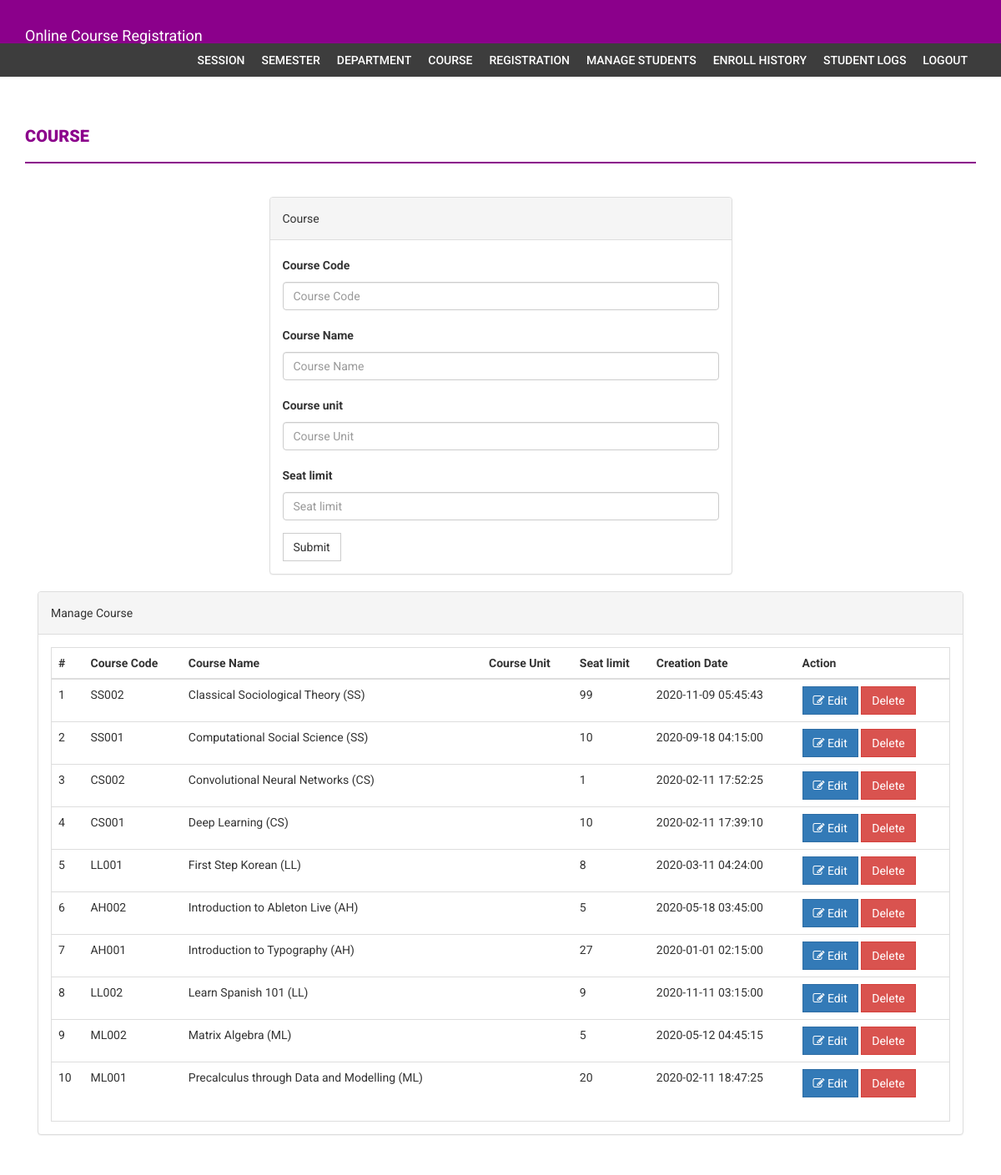
Page /onlinecourseregistration22/admin/course.php (signed in) on the committed database.
### tables this page shows
CREATE TABLE `course` (
  `courseCode` varchar(255) DEFAULT NULL,
  `courseName` varchar(255) NOT NULL,
  `noofSeats` int(11) DEFAULT NULL,
  `creationDate` timestamp NULL DEFAULT current_timestamp(),
  `updationDate` timestamp NULL DEFAULT current_timestamp(),
  `id` int(11) DEFAULT NULL
);

### onlinecourseregistration22/admin/course.php (the view, shortened to what this page needs)
<?php
if(strlen($_SESSION['alogin'])==0)
    {
header('location:index.php');
}
else{
?>
<!DOCTYPE html>
<html xmlns="http://www.w3.org/1999/xhtml">
<head>
    <link href="assets/css/bootstrap.css" rel="stylesheet" />
    <link href="assets/css/font-awesome.css" rel="stylesheet" />
    <link href="assets/css/style.css" rel="stylesheet" />
</head>
<body>
<?php include('includes/header.php');?>
<?php if($_SESSION['alogin']!="")
{
 include('includes/menubar.php');
}
 ?>
    <div class="content-wrapper">
        <div class="container">
              <div class="row">
                    <div class="col-md-12">
                        <h1 class="page-head-line">Course  </h1>
                    </div>
                </div>
                <div class="row" >
                  <div class="col-md-3"></div>
                    <div class="col-md-6">
                        <div class="panel panel-default">
                        <div class="panel-heading">
                           Course
                        </div>
                        <div class="panel-body">
                       <form name="dept" method="post">
   <div class="form-group">
    <label for="coursecode">Course Code  </label>
    <input type="text" class="form-control" id="coursecode" name="coursecode" placeholder="Course Code" required />
  </div>
 <div class="form-group">
    <label for="coursename">Course Name  </label>
    <input type="text" class="form-control" id="coursename" name="coursename" placeholder="Course Name" required />
  </div>
<div class="form-group">
    <label for="courseunit">Course unit  </label>
    <input type="text" class="form-control" id="courseunit" name="courseunit" placeholder="Course Unit" required />
  </div>
<div class="form-group">
    <label for="seatlimit">Seat limit  </label>
    <input type="text" class="form-control" id="seatlimit" name="seatlimit" placeholder="Seat limit" required />
  </div>
 <button type="submit" name="submit" class="btn btn-default">Submit</button>
</form>
                            </div>
                            </div>
                    </div>
                </div>
                <div class="col-md-12">
                    <div class="panel panel-default">
                        <div class="panel-heading">
                            Manage Course
                        </div>
                        <div class="panel-body">
                            <div class="table-responsive table-bordered">
                                <table class="table">
                                    <thead>
                                        <tr>
                                            <th>#</th>
                                            <th>Course Code</th>
                                            <th>Course Name </th>
                                            <th>Course Unit</th>
                                            <th>Seat limit</th>
                                             <th>Creation Date</th>
                                             <th>Action</th>
                                        </tr>
                                    </thead>
                                    <tbody>
<?php
$sql=mysqli_query($con,"select * from course");
$cnt=1;
while($row=mysqli_fetch_array($sql))
{
?>
                                        <tr>
                                            <td><?php echo $cnt;?></td>
                                            <td><?php echo htmlentities($row['courseCode']);?></td>
                                            <td><?php echo htmlentities($row['courseName']);?></td>
                                            <td><?php echo htmlentities($row['courseUnit']);?></td>
                                             <td><?php echo htmlentities($row['noofSeats']);?></td>
                                            <td><?php echo htmlentities($row['creationDate']);?></td>
                                            <td>
                                            <a href="edit-course.php?id=<?php echo $row['id']?>">
<button class="btn btn-primary"><i class="fa fa-edit "></i> Edit</button> </a>
  <a href="course.php?id=<?php echo $row['id']?>&del=delete" onClick="return confirm('Are you sure you want to delete?')">
                                            <button class="btn btn-danger">Delete</button>
</a>
                                            </td>
                                        </tr>
<?php
$cnt++;
} ?>
                                    </tbody>
                                </table>
                            </div>
                        </div>
                    </div>
                </div>
            </div>
        </div>
</body>
</html>
<?php } ?>

### onlinecourseregistration22/admin/includes/header.php (shortened to what this page needs)
<div class="navbar navbar-inverse set-radius-zero">
    <div class="container">
        <div class="navbar-header">
             <a class="navbar-brand" href="#" style="color:#fff; font-size:18px; line-height:24px; ">
               Online Course Registration
            </a>
        </div>
    </div>
        </div>

### onlinecourseregistration22/admin/includes/menubar.php
<section class="menu-section">
        <div class="container">
            <div class="row">
                <div class="col-md-12">
                    <div class="navbar-collapse collapse ">
                        <ul id="menu-top" class="nav navbar-nav navbar-right">
                            <li><a href="session.php">Session</a></li>
                            <li><a href="semester.php">Semester </a></li>
                            <li><a   href="department.php">Department</a></li>
                             <li><a href="course.php">Course</a></li>
                              <li><a href="student-registration.php">Registration</a></li>
                               <li><a href="manage-students.php">Manage Students</a></li>
                               <li><a href="enroll-history.php">Enroll History</a></li>
                               <li><a href="user-log.php">Student Logs </a></li>
                            <li><a href="logout.php">Logout</a></li>
                        </ul>
                    </div>
                </div>
            </div>
        </div>
    </section>

### onlinecourseregistration22/admin/assets/css/style.css (style rules this page uses)
body { font-family: 'Roboto', sans-serif; line-height: 30px; }
.set-radius-zero { border-radius: 0px; -moz-border-radius: 0px; -webkit-border-radius: 0px; }
.content-wrapper { margin-top: 40px; min-height: 600px; padding-bottom: 60px; }
.page-head-line { font-weight: 900; padding-bottom: 20px; border-bottom: 2px solid #8B008B; text-transform: uppercase; color: #8B008B; font-size: 20px; margin-bottom: 40px; }
.btn { border-radius: 0px; -webkit-border-radius: 0px; -moz-border-radius: 0px; }
.navbar-brand { width: 250px; padding-top: 30px; }
.menu-section { background-color: #3D3D3D; }
#menu-top a { color: #FFF; text-decoration: none; font-weight: 500; padding: 10px 10px 10px 10px; text-transform: uppercase; }
.navbar-inverse { background-color: #8B008B; border-color: transparent; }
.navbar { margin-bottom: 0px; }

### rows in the picture
course: courseCode "SS002", courseName "Classical Sociological Theory (SS)", noofSeats "99", creationDate "2020-11-09 05:45:43"
course: courseCode "SS001", courseName "Computational Social Science (SS)", noofSeats "10", creationDate "2020-09-18 04:15:00"
course: courseCode "CS002", courseName "Convolutional Neural Networks (CS)", noofSeats "1", creationDate "2020-02-11 17:52:25"
course: courseCode "CS001", courseName "Deep Learning (CS)", noofSeats "10", creationDate "2020-02-11 17:39:10"
course: courseCode "LL001", courseName "First Step Korean (LL)", noofSeats "8", creationDate "2020-03-11 04:24:00"
course: courseCode "AH002", courseName "Introduction to Ableton Live (AH)", noofSeats "5", creationDate "2020-05-18 03:45:00"
course: courseCode "AH001", courseName "Introduction to Typography (AH)", noofSeats "27", creationDate "2020-01-01 02:15:00"
course: courseCode "LL002", courseName "Learn Spanish 101 (LL)", noofSeats "9", creationDate "2020-11-11 03:15:00"
course: courseCode "ML002", courseName "Matrix Algebra (ML)", noofSeats "5", creationDate "2020-05-12 04:45:15"
course: courseCode "ML001", courseName "Precalculus through Data and Modelling (ML)", noofSeats "20", creationDate "2020-02-11 18:47:25"
